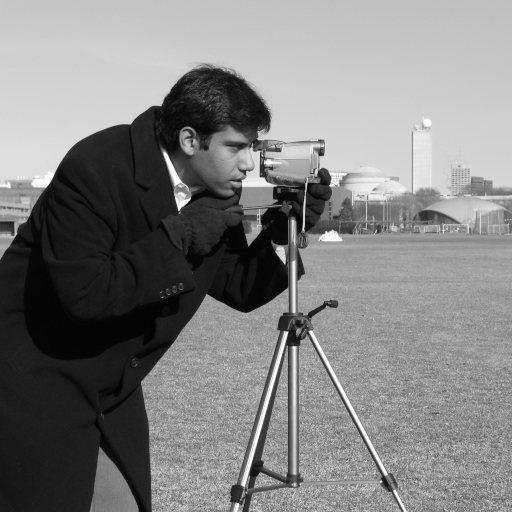
#> input picture skimage.data.camera(), 512 x 512 px
$ jupyter execute 6_segmentation_otsu_Guillermo.ipynb   (older library calls are emulated)
#> lines starting #> are read from the running program, lines starting #| are printed output that depends on the picture; after the words box and inside, x2 and y2 are one past the last pixel; in counts of white or black regions, pixels touching at a corner belong together
# Maestría en Inteligencia Artificial Aplicada

# TC 4033: Visión computacional para imágenes y video

# Tecnológico de Monterrey

## Dr. Gilberto Ochoa Ruiz

# **# 6. Otsu Thresholding**

## **Equipo # 16**
### Edwin David Hernández Alejandre A01794692
### Miguel Guillermo Galindo Orozco A01793695
### Jorge Pedroza Rivera A01319553
### Juan Carlos Alvarado Carricarte A01793486
### Gerardo Aaron Castañeda Jaramillo A01137646

## Table of Contents
1. [Libraries](#libraries)
2. [Single Thresholding](#single)
3. [Multi Thresholding](#multi)
4. [Ejercicio](#Ejercicio)
5. [Conclusiones](#Conclusiones)
6. [Referencias](#Referencias)

Thresholding is used to create a binary image from a grayscale image

## Importing Libraries <a class="anchor" id="libraries" ></a>

[cell 1]
import matplotlib.pyplot as plt
from skimage import data
from skimage.filters import threshold_otsu
from skimage.filters import threshold_multiotsu
import numpy as np
import cv2

## Single Thresholding <a class="anchor" id="single" ></a>

We illustrate how to apply one of these thresholding algorithms.
Otsu's method [2]_ calculates an "optimal" threshold (marked by a red line in the
histogram below) by maximizing the variance between two classes of pixels,
which are separated by the threshold. Equivalently, this threshold minimizes
the intra-class variance.

[cell 2]
image = data.camera()
#> image is the input picture: shape (512, 512); min 0, max 255, mean 129.1
thresh = threshold_otsu(image)
#> thresh = 102
binary = image > thresh
#> binary: shape (512, 512) bool; 67.9% white; 179 black regions (168 under 20 px), largest, box (x1, y1, x2, y2) and area: (0, 67, 403, 512) 82891, (418, 210, 460, 224) 293, (0, 221, 14, 235) 163

fig, axes = plt.subplots(ncols=3, figsize=(8, 2.5))
ax = axes.ravel()
ax[0] = plt.subplot(1, 3, 1)
ax[1] = plt.subplot(1, 3, 2)
ax[2] = plt.subplot(1, 3, 3, sharex=ax[0], sharey=ax[0])

ax[0].imshow(image, cmap=plt.cm.gray)
ax[0].set_title('Original')
ax[0].axis('off')

ax[1].hist(image.ravel(), bins=256)
ax[1].set_title('Histogram')
ax[1].axvline(thresh, color='r')

ax[2].imshow(binary, cmap=plt.cm.gray)
ax[2].set_title('Thresholded')
ax[2].axis('off')

plt.show()
#> figure, not shown here; panel 2: tallest bar 4957 high, from x = 26.89 to 27.89

If you are not familiar with the details of the different algorithms and the
underlying assumptions, it is often difficult to know which algorithm will give
the best results. Therefore, Scikit-image includes a function to evaluate
thresholding algorithms provided by the library. At a glance, you can select
the best algorithm for your data without a deep understanding of their
mechanisms.

[cell 3]
from skimage.filters import try_all_threshold

img = data.page()
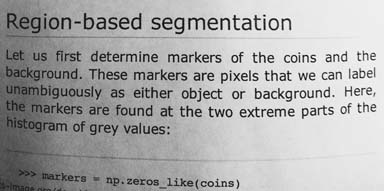
#> input picture skimage.data.page(), 384 x 191 px
#> img is the input picture: shape (191, 384); min 0, max 255, mean 171.5

fig, ax = try_all_threshold(img, figsize=(10, 8), verbose=False)
plt.show()

[cell 4]
# TODO: Slide image for segmentation, alpha blerding

## Multi Thresholding <a class="anchor" id="multi" ></a>

The multi-Otsu threshold  is a thresholding algorithm that is used to separate
the pixels of an input image into several different classes, each one obtained
according to the intensity of the gray levels within the image.

Multi-Otsu calculates several thresholds, determined by the number of desired
classes. The default number of classes is 3: for obtaining three classes, the
algorithm returns two threshold values. They are represented by a red line in
the histogram below.

[cell 5]
# The input image.
image = data.camera()

# Applying multi-Otsu threshold for the default value, generating
# three classes.
thresholds = threshold_multiotsu(image)
#> thresholds = [87, 176]

# Using the threshold values, we generate the three regions.
regions = np.digitize(image, bins=thresholds)
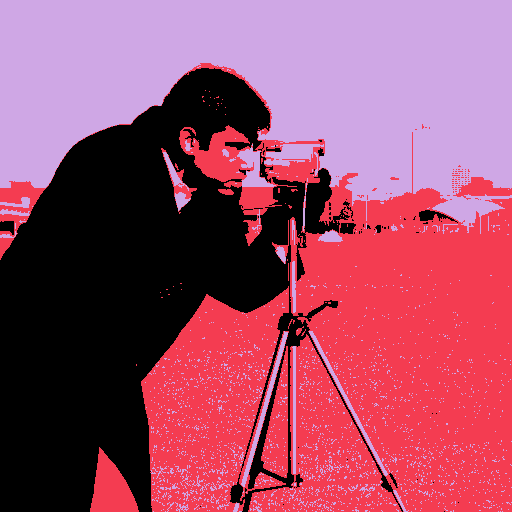
#> regions: shape (512, 512) int64; 3 distinct labels, from 0 to 2; one colour per label, 0 black

fig, ax = plt.subplots(nrows=1, ncols=3, figsize=(10, 3.5))

# Plotting the original image.
ax[0].imshow(image, cmap='gray')
ax[0].set_title('Original')
ax[0].axis('off')

# Plotting the histogram and the two thresholds obtained from
# multi-Otsu.
ax[1].hist(image.ravel(), bins=255)
ax[1].set_title('Histogram')
for thresh in thresholds:
    ax[1].axvline(thresh, color='r')
#> this loop made 2 passes
#> thresh on passes 1 to 2: 87, 176

# Plotting the Multi Otsu result.
ax[2].imshow(regions, cmap='jet')
ax[2].set_title('Multi-Otsu result')
ax[2].axis('off')

plt.subplots_adjust()

plt.show()
#> figure, not shown here; panel 2: tallest bar 4957 high, from x = 27 to 28

# **Ejercicio** <a class="anchor" id="Ejercicio" ></a>

# 1.

Experimenta con diferentes imagenes ademas de las provistas en en Colab, identifca imagenes con diferentes backgrounds y estilos, cuales son las limitaciones de single thresholding contra el algoritmo de Otsu

Comenzamos creando una función para aplicar el método de otsu para 1 solo threshold:

[cell 6]
def single_tres_otsu(img):
    thresh = threshold_otsu(image)
    binary = image > thresh

    fig, axes = plt.subplots(ncols=3, figsize=(8, 2.5))
    ax = axes.ravel()
    ax[0] = plt.subplot(1, 3, 1)
    ax[1] = plt.subplot(1, 3, 2)
    ax[2] = plt.subplot(1, 3, 3, sharex=ax[0], sharey=ax[0])

    ax[0].imshow(image, cmap=plt.cm.gray)
    ax[0].set_title('Original')
    ax[0].axis('off')

    ax[1].hist(image.ravel(), bins=256)
    ax[1].set_title('Histogram')
    ax[1].axvline(thresh, color='r')

    ax[2].imshow(binary, cmap=plt.cm.gray)
    ax[2].set_title('Thresholded')
    ax[2].axis('off')
    plt.subplots_adjust()

    plt.show()

Cargamos 6 imágenes utilizadas en actividades previas:

[cell 7]
image_1 = cv2.imread('/content/image_1.jpg', cv2.IMREAD_GRAYSCALE)
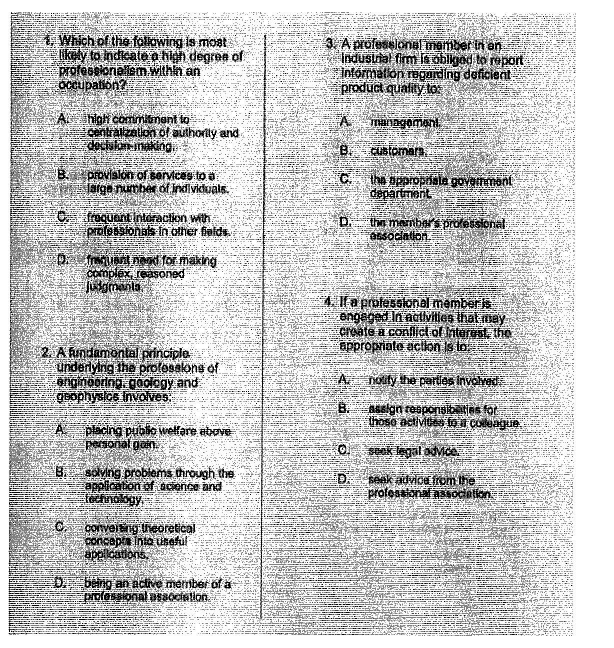
#> input picture 6_segmentation_otsu/data/image_1.jpg, 1227 x 1296 px, found by its file name (shown at 1/2 size)
#> image_1 is the input picture: shape (1296, 1227); min 0, max 255, mean 196.2
image_2 = cv2.imread('/content/image_2.jpg', cv2.IMREAD_GRAYSCALE)
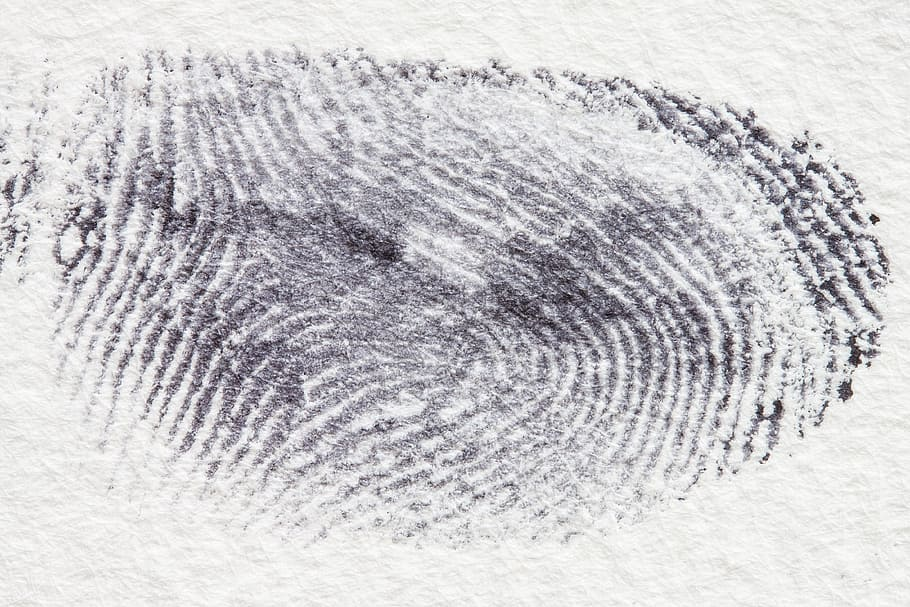
#> input picture 6_segmentation_otsu/data/image_2.jpg, 910 x 607 px, found by its file name
#> image_2: shape (607, 910); min 0, max 255, mean 204.3
image_3 = cv2.imread('/content/image_3.jpg', cv2.IMREAD_GRAYSCALE)
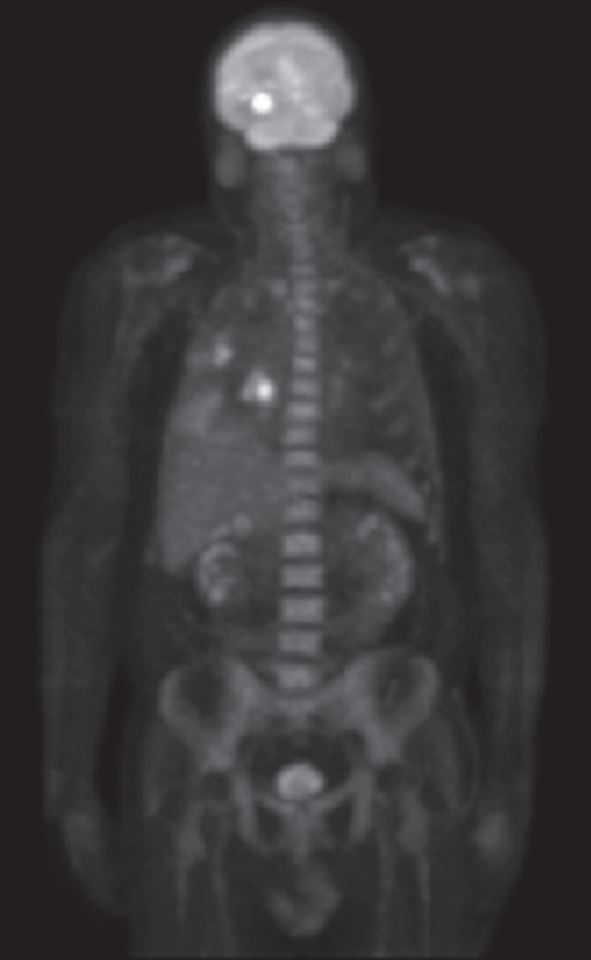
#> input picture 6_segmentation_otsu/data/image_3.jpg, 591 x 960 px, found by its file name
#> image_3: shape (960, 591); min 30, max 255, mean 54.9
image_4 = cv2.imread('/content/image_4.jpg', cv2.IMREAD_GRAYSCALE)
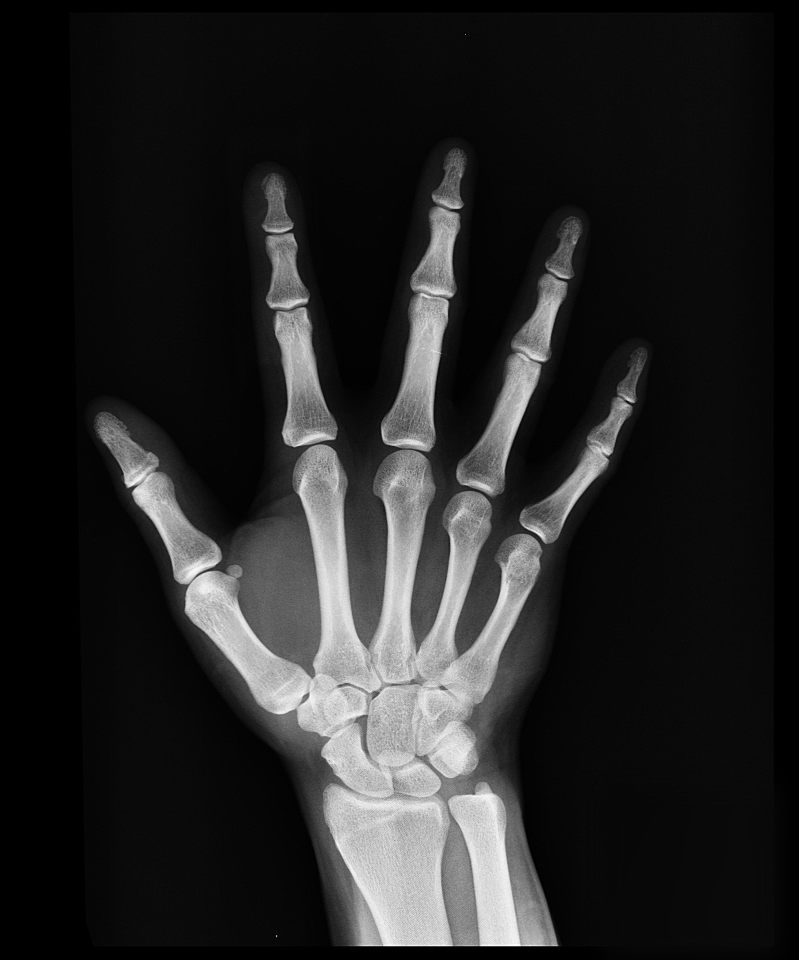
#> input picture 6_segmentation_otsu/data/image_4.jpg, 1597 x 1920 px, found by its file name (shown at 1/2 size)
#> image_4 is the input picture: shape (1920, 1597); min 0, max 255, mean 36.6
image_5 = cv2.imread('/content/image_5.jpg', cv2.IMREAD_GRAYSCALE)
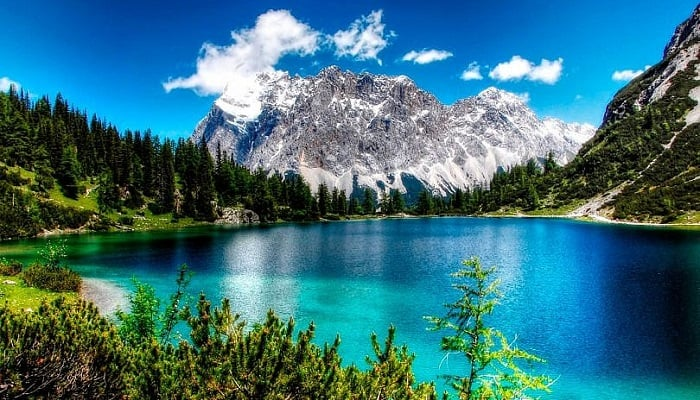
#> input picture 6_segmentation_otsu/data/image_5.jpg, 700 x 400 px, found by its file name
#> image_5: shape (400, 700); min 0, max 255, mean 97.3
image_6 = cv2.imread('/content/image_6.jpg', cv2.IMREAD_GRAYSCALE)
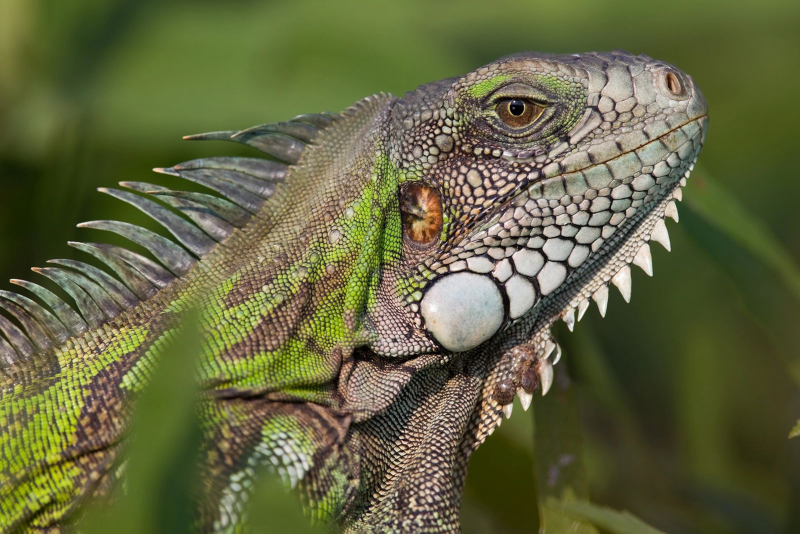
#> input picture 6_segmentation_otsu/data/image_6.jpg, 1600 x 1067 px, found by its file name (shown at 1/2 size)
#> image_6: shape (1067, 1600); min 0, max 255, mean 96.4

images = []

images = [image_1, image_2, image_3, image_4, image_5, image_6]

Aplicamos median filter a un par de ellas para mejor funcionamiento:

[cell 8]
images[0] = cv2.medianBlur(images[0], 5)
images[1] = cv2.medianBlur(images[1], 5)
#images[4] = cv2.medianBlur(images[4], 5)
#images[5] = cv2.medianBlur(images[5], 5)

Aplicamos el método a cada una:

[cell 9]
for image in images:
  single_tres_otsu(image)
#> this loop made 6 passes
#> thresh in single_tres_otsu on passes 1 to 6: 55, 188, 70, 87, 103, 116

Ahora generamos una función para aplicar le método de threshold múltiple:

[cell 10]
def multi_tres_otsu(image):
    thresholds = threshold_multiotsu(image)
    regions = np.digitize(image, bins=thresholds)

    fig, ax = plt.subplots(nrows=1, ncols=3, figsize=(10, 3.5))

    ax[0].imshow(image, cmap='gray')
    ax[0].set_title('Original')
    ax[0].axis('off')

    ax[1].hist(image.ravel(), bins=255)
    ax[1].set_title('Histogram')
    for thresh in thresholds:
        ax[1].axvline(thresh, color='r')

    ax[2].imshow(regions, cmap='jet')
    ax[2].set_title('Multi-Otsu result')
    ax[2].axis('off')

    plt.subplots_adjust()

    plt.show()

Lo aplicamos a las mismas imágenes:

[cell 11]
images = [image_1, image_2, image_3, image_4, image_5, image_6]

[cell 12]
for image in images:
    multi_tres_otsu(image)
#> this loop made 6 passes
#> thresholds in multi_tres_otsu on passes 1 to 6: [58, 246], [140, 204], [59, 118], [52, 142], [75, 155], [79, 138]

# 2. (Opcional)

Como en un proyecto previo, es posible aplicar Otsu para ventanas de diferentes tamaños, obteniendo mejores resultados. Realiza esta implementacion y ve como mejoran los resultados con el ejemplo de la hoja de papel.

Función para Otsu general

[cell 13]
def otsu_proc(image):
    thresh = threshold_otsu(image)
    binary = image > thresh
    return binary

Imagen sobre la cuál vamos a trabajar

[cell 14]
imagen =  data.page()

Dividimos la imagen en 4 ventanas

[cell 15]
(h, w) = imagen.shape[:2]
#> h = 191; w = 384
# compute the center coordinate of the image
(cX, cY) = (w // 2, h // 2)
#> cX = 192; cY = 95

[cell 16]
topLeft = imagen[0:cY, 0:cX]
topRight = imagen[0:cY, cX:w]
bottomLeft = imagen[cY:h, 0:cX]
bottomRight = imagen[cY:h, cX:w]

[cell 17]
images_w = []

images_w = [topLeft, topRight, bottomLeft, bottomRight]

[cell 18]
for image in images_w:
  single_tres_otsu(image)
#> this loop made 4 passes
#> thresh in single_tres_otsu on passes 1 to 4: 122, 153, 117, 150
#> pass 1, in single_tres_otsu (call 7), `plt.show()`:
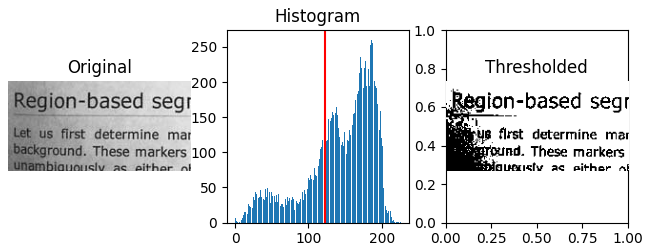
#> figure drawn by matplotlib, 3 panels; panel 2: tallest bar 261 high, from x = 171.3 to 172.1

[cell 19]
otsu_img = []
for image in images_w:
  otsu_img.append(otsu_proc(image))
#> after the loop, otsu_img = 4 items

[cell 20]
from PIL import Image
image_tl = Image.fromarray(otsu_img[0])
#> image_tl: PIL image 192x95 1; 73.2% white; 86 black regions (41 under 20 px), largest, box (x1, y1, x2, y2) and area: (0, 9, 62, 95) 2475, (33, 52, 47, 67) 109, (106, 71, 127, 80) 103
image_tr = Image.fromarray(otsu_img[1])
#> image_tr: PIL image 192x95 1; 88.2% white; black in thin lines or dots, all inside (x1, y1, x2, y2) = (0, 15, 184, 95)
image_bl = Image.fromarray(otsu_img[2])
#> image_bl: PIL image 192x96 1; 63.8% white; 81 black regions (47 under 20 px), largest, box (x1, y1, x2, y2) and area: (0, 0, 80, 96) 5027, (63, 11, 83, 20) 98, (167, 83, 192, 92) 87
image_br = Image.fromarray(otsu_img[3])
#> image_br: PIL image 192x96 1; 94.2% white; black in thin lines or dots

[cell 21]
#resize, first image
image1 = image_tl
image2 = image_tr
image3 = image_bl
image4 = image_br


image1_size = image_tl.size
#> image1_size = (192, 95)
image2_size = image_tr.size
#> image2_size = (192, 95)
image3_size = image_bl.size
#> image3_size = (192, 96)
image4_size = image_br.size
#> image4_size = (192, 96)

new_image = Image.new('RGB',(2*image1_size[0], 2*image1_size[1]))
#> new_image: PIL image 384x190 RGB; every value is 0
new_image.paste(image1,(0,0))
#> new_image: PIL image 384x190 RGB; 18.3% white; 88 white regions (81 under 20 px), largest, box (x1, y1, x2, y2) and area: (0, 0, 192, 95) 12808, (6, 37, 18, 51) 47, (86, 19, 92, 28) 41
new_image.paste(image2,(image1_size[0],0))
#> new_image: PIL image 384x190 RGB; 40.4% white; 117 white regions (109 under 20 px), largest, box (x1, y1, x2, y2) and area: (0, 0, 384, 95) 28596, (6, 37, 18, 51) 47, (271, 20, 277, 29) 45
new_image.paste(image3,(0,image1_size[1]))
#> new_image: PIL image 384x190 RGB; 56.3% white; 197 black regions (73 under 20 px), largest, box (x1, y1, x2, y2) and area: (167, 86, 384, 190) 18767, (0, 9, 80, 190) 7436, (61, 88, 83, 97) 124
new_image.paste(image4,(image1_size[0],image2_size[1]))
#> new_image: PIL image 384x190 RGB; 79.8% white; 243 black regions (82 under 20 px), largest, box (x1, y1, x2, y2) and area: (0, 9, 80, 190) 7436, (61, 88, 83, 97) 124, (33, 52, 47, 67) 109

new_image.save("/content/merged_image.jpg","JPEG")

**Imagen Original**

[cell 22]
plt.imshow(imagen, cmap='gray')

**Segmentación OTSU general**

[cell 23]
plt.imshow(otsu_proc(imagen), cmap='gray')
#> in otsu_proc (call 5), `thresh = threshold_otsu(image)`: thresh = 157
#> in otsu_proc (call 5), `binary = image > thresh`:
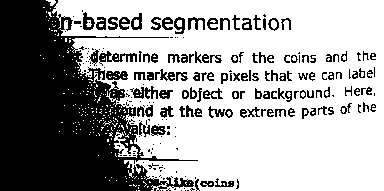
#> binary: shape (191, 384) bool; 63.8% white; 230 black regions (114 under 20 px), largest, box (x1, y1, x2, y2) and area: (0, 0, 198, 191) 20325, (99, 51, 137, 66) 231, (130, 86, 158, 99) 185
